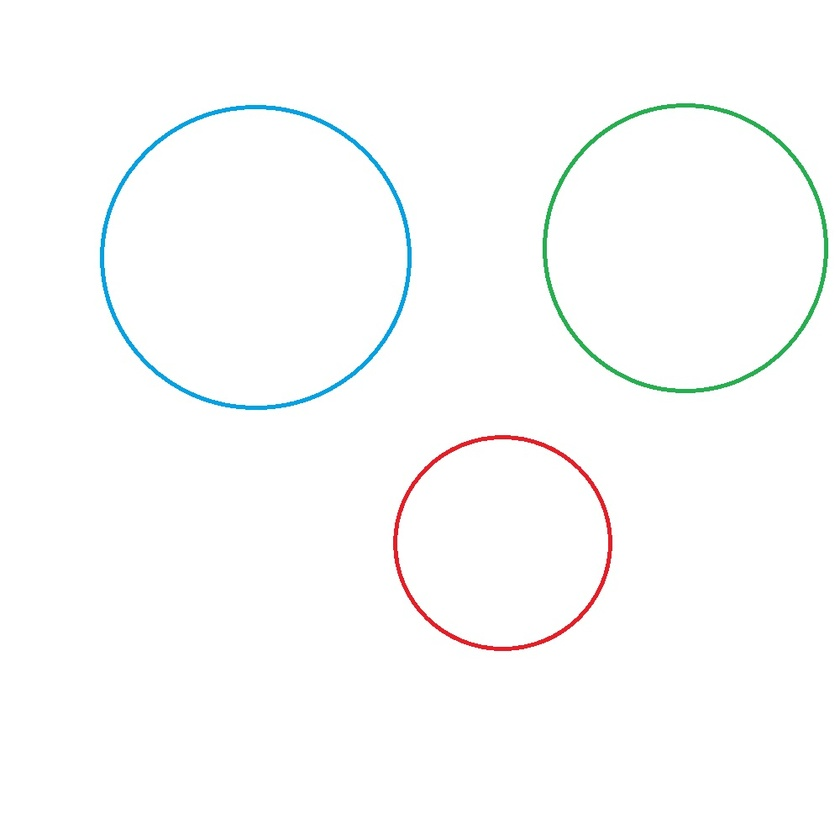
#> input picture circle.jpg, 840 x 840 px, shrunk from 1000 x 1000 before the run
$ jupyter execute circDet.ipynb
#> lines starting #> are read from the running program, lines starting #| are printed output that depends on the picture
[cell 1]
import cv2
import numpy as np
from matplotlib import pyplot as plt

bgr_img = cv2.imread('circle.jpg') # read as it is
#> bgr_img is the input picture: shape (840, 840, 3); mean B, G, R 252.8, 252.9, 252.1

if bgr_img.shape[-1] == 3:           # color image
    b,g,r = cv2.split(bgr_img)       # get b,g,r
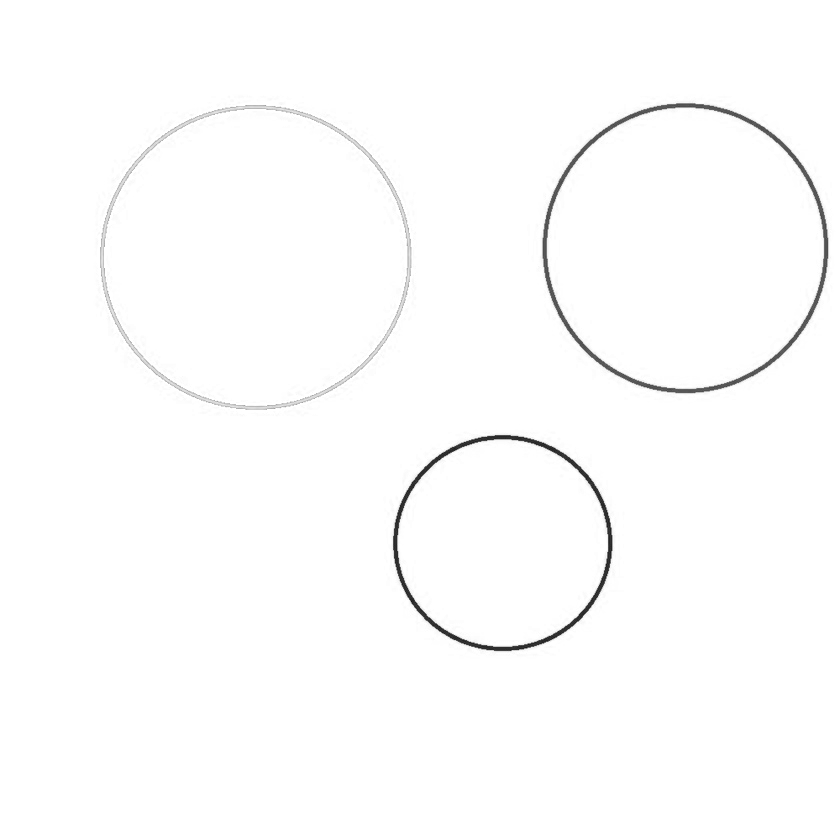
#> b: shape (840, 840); min 23, max 255, mean 252.8
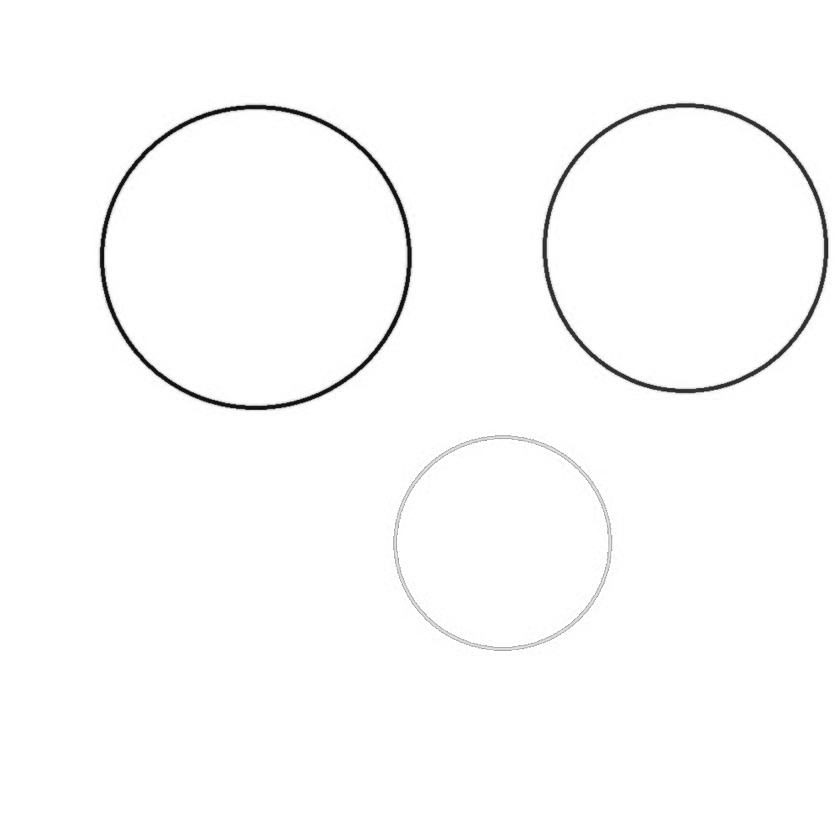
#> r: shape (840, 840); min 5, max 255, mean 252.1
    rgb_img = cv2.merge([r,g,b])     # switch it to rgb
    gray_img = cv2.cvtColor(bgr_img, cv2.COLOR_BGR2GRAY)
else:
    gray_img = bgr_img

img = cv2.medianBlur(gray_img, 5)
cimg = cv2.cvtColor(img,cv2.COLOR_GRAY2BGR)

circles = cv2.HoughCircles(img,cv2.HOUGH_GRADIENT,1,100,
                            param1=50,param2=30,minRadius=0,maxRadius=0)
#> circles = [[255.5, 260.5, 151.7], [684.5, 250.5, 142.2], [502.5, 543.5, 108.9]]

circles = np.uint16(np.around(circles))
#> circles = [[256, 260, 152], [684, 250, 142], [502, 544, 109]]

for i in circles[0,:]:
    # draw the outer circle
    cv2.circle(cimg,(i[0],i[1]),i[2],(0,255,0),2)
    # draw the center of the circle
    cv2.circle(cimg,(i[0],i[1]),2,(0,0,255),3)
#> this loop made 3 passes
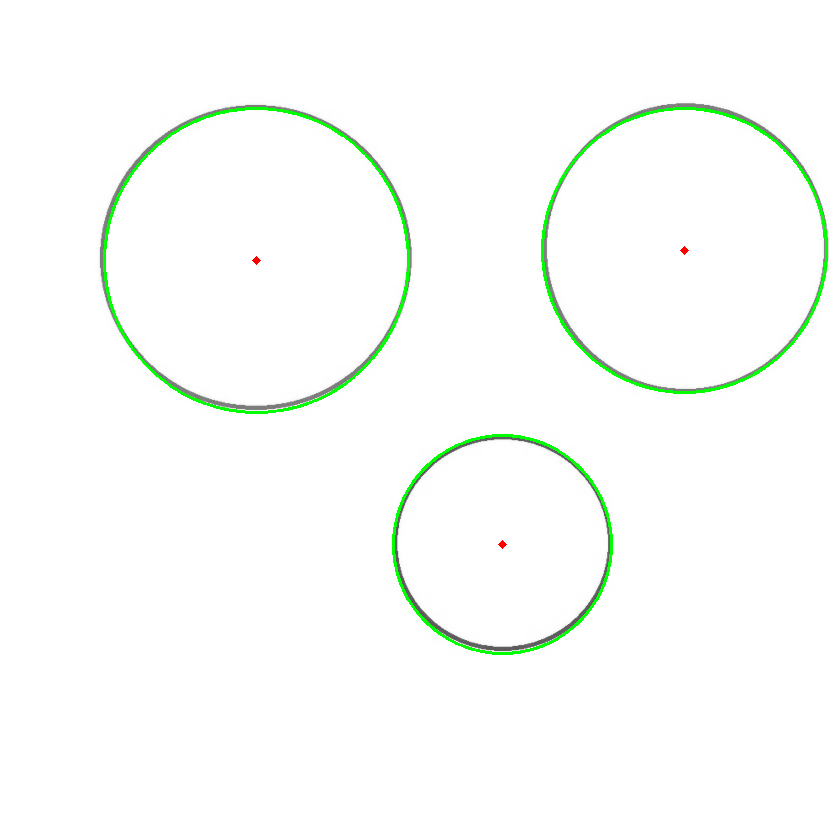
#> cimg: shape (840, 840, 3); mean B, G, R 250.8, 253.5, 250.8

plt.subplot(121),plt.imshow(rgb_img)
plt.title('Input Image'), plt.xticks([]), plt.yticks([])
plt.subplot(122),plt.imshow(cimg)
plt.title('Hough Transform'), plt.xticks([]), plt.yticks([])
plt.show()
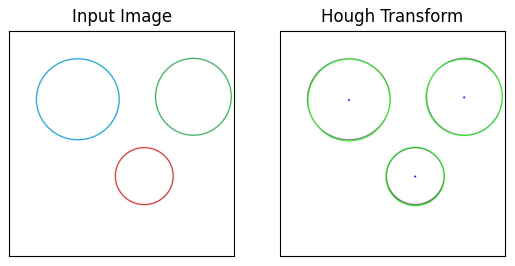
#> figure drawn by matplotlib, 2 panels; B, G, R data is drawn as R, G, B
